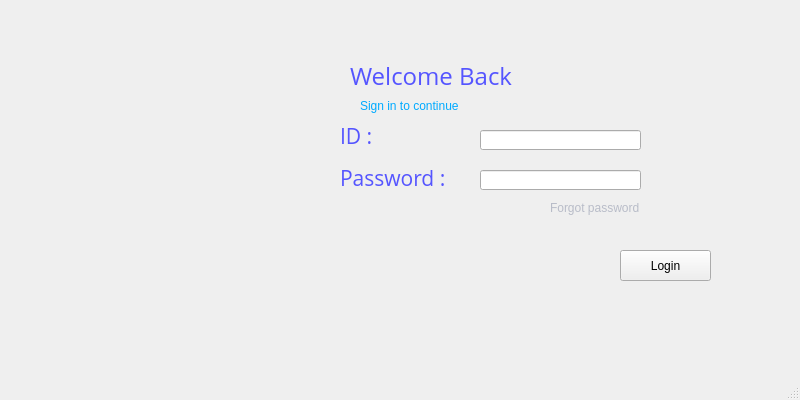
<?xml version="1.0" encoding="UTF-8"?>
<ui version="4.0">
 <class>LogIn</class>
 <widget class="QMainWindow" name="LogIn">
  <property name="geometry">
   <rect>
    <x>0</x>
    <y>0</y>
    <width>800</width>
    <height>400</height>
   </rect>
  </property>
  <property name="minimumSize">
   <size>
    <width>800</width>
    <height>400</height>
   </size>
  </property>
  <property name="maximumSize">
   <size>
    <width>800</width>
    <height>400</height>
   </size>
  </property>
  <property name="windowTitle">
   <string>LogIn</string>
  </property>
  <property name="windowIcon">
   <iconset resource="MyResources.qrc">
    <normaloff>:/new/prefix1/MyResources/icons8-grand-master-key-100.png</normaloff>:/new/prefix1/MyResources/icons8-grand-master-key-100.png</iconset>
  </property>
  <property name="autoFillBackground">
   <bool>true</bool>
  </property>
  <property name="styleSheet">
   <string notr="true">QWidget#centralwidget{
background-image: url(:/new/prefix1/MyResources/background-appromoters-advertisers-1.png);
}</string>
  </property>
  <property name="windowFilePath">
   <string/>
  </property>
  <property name="documentMode">
   <bool>false</bool>
  </property>
  <property name="dockNestingEnabled">
   <bool>true</bool>
  </property>
  <property name="dockOptions">
   <set>QMainWindow::AllowNestedDocks|QMainWindow::AllowTabbedDocks|QMainWindow::AnimatedDocks|QMainWindow::ForceTabbedDocks|QMainWindow::GroupedDragging|QMainWindow::VerticalTabs</set>
  </property>
  <property name="unifiedTitleAndToolBarOnMac">
   <bool>true</bool>
  </property>
  <widget class="QWidget" name="centralwidget">
   <widget class="QLabel" name="label_2">
    <property name="geometry">
     <rect>
      <x>10</x>
      <y>100</y>
      <width>231</width>
      <height>131</height>
     </rect>
    </property>
    <property name="text">
     <string/>
    </property>
    <property name="pixmap">
     <pixmap resource="MyResources.qrc">:/new/prefix1/MyResources/login-graphic-woman-using-app.png</pixmap>
    </property>
    <property name="scaledContents">
     <bool>true</bool>
    </property>
   </widget>
   <widget class="QLabel" name="label_3">
    <property name="geometry">
     <rect>
      <x>400</x>
      <y>0</y>
      <width>71</width>
      <height>61</height>
     </rect>
    </property>
    <property name="text">
     <string/>
    </property>
    <property name="pixmap">
     <pixmap resource="MyResources.qrc">:/new/prefix1/MyResources/icons8-key-500.png</pixmap>
    </property>
    <property name="scaledContents">
     <bool>true</bool>
    </property>
   </widget>
   <widget class="QLabel" name="label_4">
    <property name="geometry">
     <rect>
      <x>350</x>
      <y>50</y>
      <width>191</width>
      <height>51</height>
     </rect>
    </property>
    <property name="palette">
     <palette>
      <active>
       <colorrole role="WindowText">
        <brush brushstyle="SolidPattern">
         <color alpha="255">
          <red>85</red>
          <green>85</green>
          <blue>255</blue>
         </color>
        </brush>
       </colorrole>
      </active>
      <inactive>
       <colorrole role="WindowText">
        <brush brushstyle="SolidPattern">
         <color alpha="255">
          <red>85</red>
          <green>85</green>
          <blue>255</blue>
         </color>
        </brush>
       </colorrole>
      </inactive>
      <disabled>
       <colorrole role="WindowText">
        <brush brushstyle="SolidPattern">
         <color alpha="255">
          <red>120</red>
          <green>120</green>
          <blue>120</blue>
         </color>
        </brush>
       </colorrole>
      </disabled>
     </palette>
    </property>
    <property name="font">
     <font>
      <family>Open Sans</family>
      <pointsize>18</pointsize>
      <weight>50</weight>
      <bold>false</bold>
     </font>
    </property>
    <property name="text">
     <string>Welcome Back </string>
    </property>
   </widget>
   <widget class="QLabel" name="label_5">
    <property name="geometry">
     <rect>
      <x>360</x>
      <y>70</y>
      <width>151</width>
      <height>71</height>
     </rect>
    </property>
    <property name="palette">
     <palette>
      <active>
       <colorrole role="WindowText">
        <brush brushstyle="SolidPattern">
         <color alpha="255">
          <red>0</red>
          <green>170</green>
          <blue>255</blue>
         </color>
        </brush>
       </colorrole>
      </active>
      <inactive>
       <colorrole role="WindowText">
        <brush brushstyle="SolidPattern">
         <color alpha="255">
          <red>0</red>
          <green>170</green>
          <blue>255</blue>
         </color>
        </brush>
       </colorrole>
      </inactive>
      <disabled>
       <colorrole role="WindowText">
        <brush brushstyle="SolidPattern">
         <color alpha="255">
          <red>120</red>
          <green>120</green>
          <blue>120</blue>
         </color>
        </brush>
       </colorrole>
      </disabled>
     </palette>
    </property>
    <property name="text">
     <string>Sign in to continue</string>
    </property>
   </widget>
   <widget class="QLabel" name="label_6">
    <property name="geometry">
     <rect>
      <x>340</x>
      <y>120</y>
      <width>71</width>
      <height>31</height>
     </rect>
    </property>
    <property name="palette">
     <palette>
      <active>
       <colorrole role="WindowText">
        <brush brushstyle="SolidPattern">
         <color alpha="255">
          <red>85</red>
          <green>85</green>
          <blue>255</blue>
         </color>
        </brush>
       </colorrole>
      </active>
      <inactive>
       <colorrole role="WindowText">
        <brush brushstyle="SolidPattern">
         <color alpha="255">
          <red>85</red>
          <green>85</green>
          <blue>255</blue>
         </color>
        </brush>
       </colorrole>
      </inactive>
      <disabled>
       <colorrole role="WindowText">
        <brush brushstyle="SolidPattern">
         <color alpha="255">
          <red>120</red>
          <green>120</green>
          <blue>120</blue>
         </color>
        </brush>
       </colorrole>
      </disabled>
     </palette>
    </property>
    <property name="font">
     <font>
      <family>Open Sans</family>
      <pointsize>16</pointsize>
     </font>
    </property>
    <property name="text">
     <string>ID : </string>
    </property>
   </widget>
   <widget class="QLineEdit" name="lineEdit_UserID">
    <property name="geometry">
     <rect>
      <x>480</x>
      <y>130</y>
      <width>161</width>
      <height>20</height>
     </rect>
    </property>
    <property name="contextMenuPolicy">
     <enum>Qt::DefaultContextMenu</enum>
    </property>
   </widget>
   <widget class="QLabel" name="label_7">
    <property name="geometry">
     <rect>
      <x>340</x>
      <y>170</y>
      <width>111</width>
      <height>16</height>
     </rect>
    </property>
    <property name="palette">
     <palette>
      <active>
       <colorrole role="WindowText">
        <brush brushstyle="SolidPattern">
         <color alpha="255">
          <red>85</red>
          <green>85</green>
          <blue>255</blue>
         </color>
        </brush>
       </colorrole>
      </active>
      <inactive>
       <colorrole role="WindowText">
        <brush brushstyle="SolidPattern">
         <color alpha="255">
          <red>85</red>
          <green>85</green>
          <blue>255</blue>
         </color>
        </brush>
       </colorrole>
      </inactive>
      <disabled>
       <colorrole role="WindowText">
        <brush brushstyle="SolidPattern">
         <color alpha="255">
          <red>120</red>
          <green>120</green>
          <blue>120</blue>
         </color>
        </brush>
       </colorrole>
      </disabled>
     </palette>
    </property>
    <property name="font">
     <font>
      <family>Open Sans</family>
      <pointsize>16</pointsize>
     </font>
    </property>
    <property name="text">
     <string>Password : </string>
    </property>
   </widget>
   <widget class="QLineEdit" name="lineEdit_Password">
    <property name="geometry">
     <rect>
      <x>480</x>
      <y>170</y>
      <width>161</width>
      <height>20</height>
     </rect>
    </property>
    <property name="font">
     <font>
      <family>MS Shell Dlg 2</family>
     </font>
    </property>
    <property name="echoMode">
     <enum>QLineEdit::Password</enum>
    </property>
   </widget>
   <widget class="QPushButton" name="LoginB">
    <property name="geometry">
     <rect>
      <x>620</x>
      <y>250</y>
      <width>91</width>
      <height>31</height>
     </rect>
    </property>
    <property name="text">
     <string>Login</string>
    </property>
   </widget>
   <widget class="QLabel" name="label_8">
    <property name="geometry">
     <rect>
      <x>550</x>
      <y>200</y>
      <width>91</width>
      <height>16</height>
     </rect>
    </property>
    <property name="palette">
     <palette>
      <active>
       <colorrole role="WindowText">
        <brush brushstyle="SolidPattern">
         <color alpha="255">
          <red>184</red>
          <green>188</green>
          <blue>200</blue>
         </color>
        </brush>
       </colorrole>
      </active>
      <inactive>
       <colorrole role="WindowText">
        <brush brushstyle="SolidPattern">
         <color alpha="255">
          <red>184</red>
          <green>188</green>
          <blue>200</blue>
         </color>
        </brush>
       </colorrole>
      </inactive>
      <disabled>
       <colorrole role="WindowText">
        <brush brushstyle="SolidPattern">
         <color alpha="255">
          <red>120</red>
          <green>120</green>
          <blue>120</blue>
         </color>
        </brush>
       </colorrole>
      </disabled>
     </palette>
    </property>
    <property name="text">
     <string>Forgot password ? </string>
    </property>
   </widget>
  </widget>
  <widget class="QMenuBar" name="menubar">
   <property name="geometry">
    <rect>
     <x>0</x>
     <y>0</y>
     <width>800</width>
     <height>21</height>
    </rect>
   </property>
  </widget>
  <widget class="QStatusBar" name="statusbar"/>
 </widget>
 <resources>
  <include location="MyResources.qrc"/>
 </resources>
 <connections/>
</ui>
